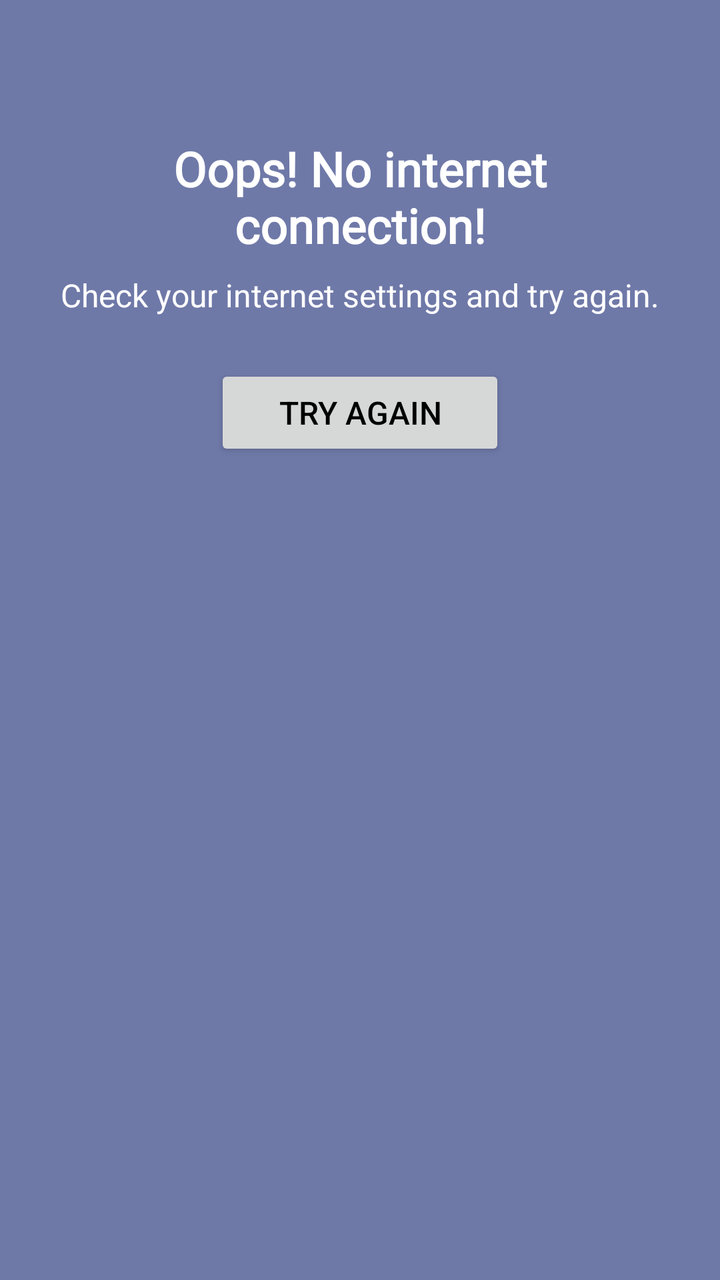
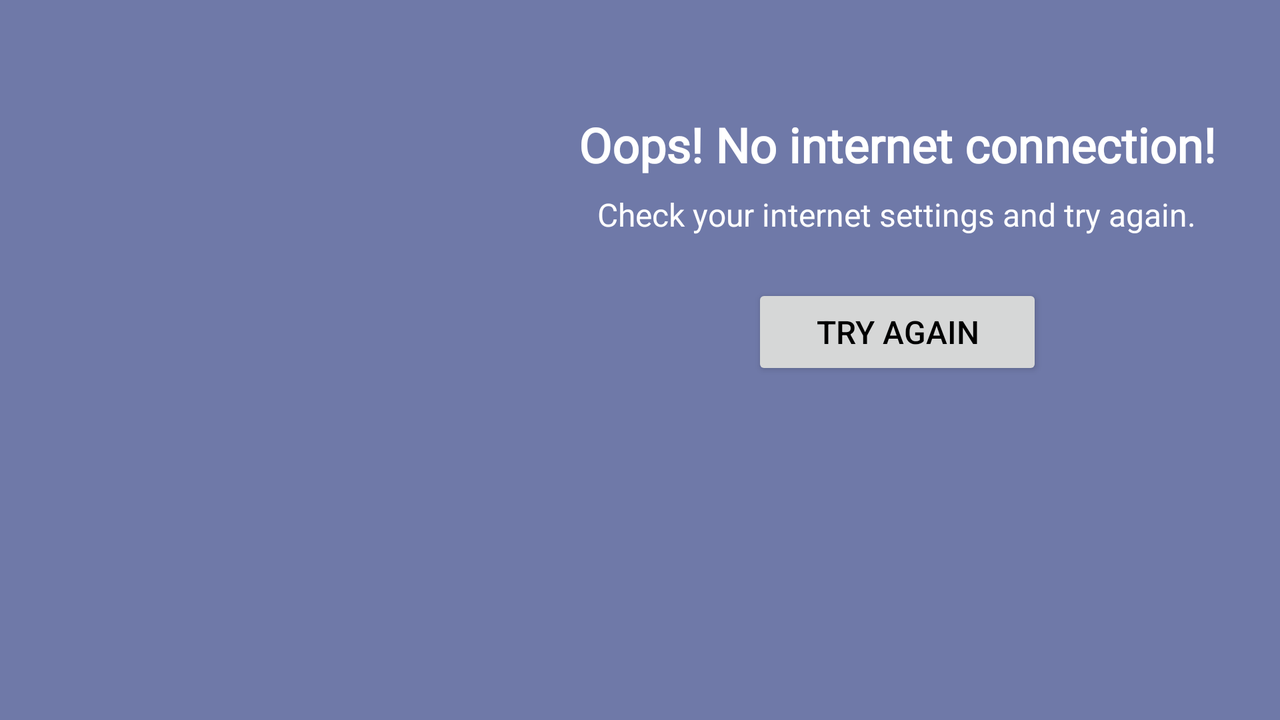

Two renders of one Android screen. The first uses the default layout on a phone; the second uses the alternative layout the repository ships for a different screen configuration, on a matching device. The two XML files are below.
<!-- AndroidManifest.xml: application theme AppTheme -->
<!-- res/layout/no_internet.xml -->
<?xml version="1.0" encoding="utf-8"?>
<RelativeLayout xmlns:android="http://schemas.android.com/apk/res/android"
    xmlns:app="http://schemas.android.com/apk/res-auto"
    android:id="@+id/no_internet_view"
    android:layout_width="match_parent"
    android:layout_height="match_parent"
    android:layout_centerInParent="true"
    android:background="@color/colorAccent"
    android:padding="@dimen/no_internet_padding">

    <ImageView
        android:id="@+id/error_img"
        android:layout_width="@dimen/no_internet_image_width"
        android:layout_height="wrap_content"
        android:layout_centerHorizontal="true"
        android:layout_marginTop="36dp"
        android:adjustViewBounds="true"
        android:contentDescription="@string/content_desc_no_internet_icon"
        app:srcCompat="@drawable/no_internet_svg_img" />

    <TextView
        android:id="@+id/no_internet_header"
        android:layout_width="match_parent"
        android:layout_height="wrap_content"
        android:layout_below="@id/error_img"
        android:layout_centerHorizontal="true"
        android:layout_marginTop="8dp"
        android:gravity="center_horizontal"
        android:padding="8dp"
        android:text="@string/no_internet_title_text"
        android:textAppearance="?android:attr/textAppearanceSmall"
        android:textColor="@color/primaryTextColor"
        android:textSize="24sp"
        android:textStyle="bold"
        app:fontFamily="@font/shadows_into_light_res" />

    <TextView
        android:id="@+id/check_settings"
        android:layout_width="match_parent"
        android:layout_height="wrap_content"
        android:layout_below="@id/no_internet_header"
        android:layout_centerHorizontal="true"
        android:gravity="center_horizontal"
        android:text="@string/no_internet_subheader_text"
        android:textAppearance="?android:attr/textAppearanceSmall"
        android:textColor="@color/primaryTextColor"
        android:textSize="16sp" />

    <Button
        android:id="@+id/btn_try_again"
        android:layout_width="wrap_content"
        android:layout_height="wrap_content"
        android:layout_below="@id/check_settings"
        android:layout_centerHorizontal="true"
        android:layout_marginTop="24dp"
        android:paddingEnd="32dp"
        android:paddingLeft="32dp"
        android:paddingRight="32dp"
        android:paddingStart="32dp"
        android:text="@string/try_again_label"
        android:textColor="@color/secondaryTextColor"
        android:textSize="16sp" />

</RelativeLayout>
<!-- resources referenced by this layout -->
<resources>
  <color name="colorAccent">#6f79a8</color>
  <color name="primaryTextColor">#ffffff</color>
  <color name="secondaryTextColor">#000000</color>
  <dimen name="no_internet_image_width">240dp</dimen>
  <dimen name="no_internet_padding">16dp</dimen>
  <string name="content_desc_no_internet_icon">No internet icon</string>
  <string name="no_internet_subheader_text">Check your internet settings and try again.</string>
  <string name="no_internet_title_text">Oops! No internet connection!</string>
  <string name="try_again_label">Try Again</string>
  <style name="AppTheme" parent="Theme.AppCompat.Light.NoActionBar">
          
          <item name="colorPrimary">@color/colorPrimary</item>
          <item name="colorPrimaryDark">@color/colorPrimaryDark</item>
          <item name="colorAccent">@color/colorAccent</item>
          <item name="android:colorBackground">@color/colorSecondary</item>
      </style>
  <color name="colorPrimary">#212121</color>
  <color name="colorPrimaryDark">#000000</color>
  <color name="colorSecondary">#424242</color>
</resources>
<!-- res/layout-land/no_internet.xml (the repository's variant of the layout above) -->
<!-- drawn on the phone turned sideways -->
<?xml version="1.0" encoding="utf-8"?>
<RelativeLayout xmlns:android="http://schemas.android.com/apk/res/android"
    xmlns:app="http://schemas.android.com/apk/res-auto"
    android:id="@+id/no_internet_view"
    android:layout_width="match_parent"
    android:layout_height="match_parent"
    android:layout_centerInParent="true"
    android:background="@color/colorAccent"
    android:paddingBottom="@dimen/no_internet_padding_vertical"
    android:paddingLeft="@dimen/no_internet_padding_horizontal"
    android:paddingRight="@dimen/no_internet_padding_horizontal"
    android:paddingTop="@dimen/no_internet_padding_vertical">

    <ImageView
        android:id="@+id/error_img"
        android:layout_width="@dimen/no_internet_img_dimens_land"
        android:layout_height="@dimen/no_internet_img_dimens_land"
        android:layout_alignParentLeft="true"
        android:layout_alignParentStart="true"
        android:layout_alignParentTop="true"
        android:adjustViewBounds="true"
        android:contentDescription="@string/content_desc_no_internet_icon"
        app:srcCompat="@drawable/no_internet_svg_img" />

    <LinearLayout
        android:layout_width="wrap_content"
        android:layout_height="wrap_content"
        android:layout_alignParentEnd="true"
        android:layout_alignParentRight="true"
        android:layout_marginTop="@dimen/no_internet_text_margin_top"
        android:gravity="center_horizontal"
        android:orientation="vertical"
        android:paddingTop="24dp">

        <TextView
            android:id="@+id/no_internet_header"
            android:layout_width="wrap_content"
            android:layout_height="wrap_content"
            android:layout_marginBottom="8dp"
            android:layout_marginTop="@dimen/no_internet_text_margin_top"
            android:gravity="center_horizontal"

            android:text="@string/no_internet_title_text"
            android:textAppearance="?android:attr/textAppearanceSmall"
            android:textColor="@color/primaryTextColor"
            android:textSize="24sp"
            android:textStyle="bold"
            app:fontFamily="@font/shadows_into_light_res" />

        <TextView
            android:id="@+id/check_settings"
            android:layout_width="wrap_content"
            android:layout_height="wrap_content"
            android:gravity="center_horizontal"
            android:text="@string/no_internet_subheader_text"
            android:textAppearance="?android:attr/textAppearanceSmall"
            android:textColor="@color/primaryTextColor"
            android:textSize="16sp" />

        <Button
            android:id="@+id/btn_try_again"
            android:layout_width="wrap_content"
            android:layout_height="wrap_content"
            android:layout_marginTop="24dp"
            android:paddingEnd="32dp"
            android:paddingLeft="32dp"
            android:paddingRight="32dp"
            android:paddingStart="32dp"
            android:text="@string/try_again_label"
            android:textColor="@color/secondaryTextColor"
            android:textSize="16sp" />

    </LinearLayout>
</RelativeLayout>
<!-- resources referenced by the variant -->
<!-- as the phone turned sideways resolves them -->
<resources>
  <color name="colorAccent">#6f79a8</color>
  <color name="primaryTextColor">#ffffff</color>
  <color name="secondaryTextColor">#000000</color>
  <dimen name="no_internet_img_dimens_land">200dp</dimen>
  <!-- from res/values-land/ -->
  <dimen name="no_internet_padding_horizontal">32dp</dimen>
  <!-- from res/values-land/ -->
  <dimen name="no_internet_padding_vertical">16dp</dimen>
  <dimen name="no_internet_text_margin_top">8dp</dimen>
  <string name="content_desc_no_internet_icon">No internet icon</string>
  <string name="no_internet_subheader_text">Check your internet settings and try again.</string>
  <string name="no_internet_title_text">Oops! No internet connection!</string>
  <string name="try_again_label">Try Again</string>
  <style name="AppTheme" parent="Theme.AppCompat.Light.NoActionBar">
          
          <item name="colorPrimary">@color/colorPrimary</item>
          <item name="colorPrimaryDark">@color/colorPrimaryDark</item>
          <item name="colorAccent">@color/colorAccent</item>
          <item name="android:colorBackground">@color/colorSecondary</item>
      </style>
  <color name="colorPrimary">#212121</color>
  <color name="colorPrimaryDark">#000000</color>
  <color name="colorSecondary">#424242</color>
</resources>
